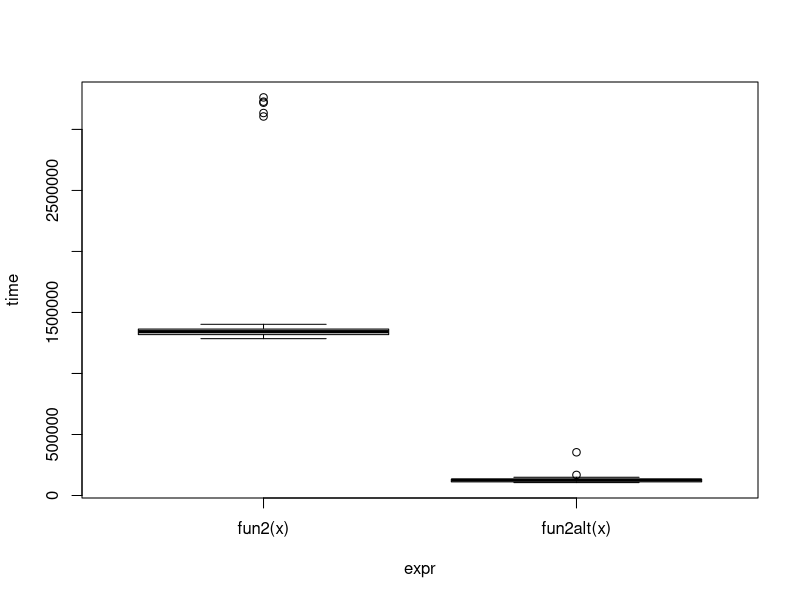

Recreate this plot in R. (Note: this script raises an error after producing the figure.)
## ---- chunk 1
library(microbenchmark)
fun1 <- function(n = 100, k = 4, lambda = 4) {
  x <- NULL
  for (i in 1:n)
    x <- rbind(x, rpois(k, lambda))
  x
}
fun1alt <- function(n = 100, k = 4, lambda = 4) {
 matrix(rpois(n*k,lambda=lambda),ncol = k)
  
}
# Benchmarking
microbenchmark::microbenchmark(
  fun1(),
  fun1alt(), unit= "relative"
)
## ---- chunk 2
# Data Generating Process (10 x 10,000 matrix)
set.seed(1234)
x <- matrix(rnorm(1e4), nrow=10)
# Find each column's max value
fun2 <- function(x) {
  apply(x, 2, max)
}
fun2alt <- function(x) {
  x[cbind(max.col(t(x)),1:ncol(x))]
}

# Benchmarking
ans_benchmark<- microbenchmark::microbenchmark(
  fun2(x),
  fun2alt(x)
)
plot(ans_benchmark)
## ---- chunk 3
library(parallel)

my_boot <- function(dat, stat, R, ncpus = 1L) {

  # Getting the random indices
  n <- nrow(dat)
  idx <- matrix(sample.int(n, n*R, TRUE), nrow=n, ncol=R)
 
  # Making the cluster using `ncpus`
  # STEP 1: GOES HERE
  cl=makePSOCKcluster(ncpus)
  
  # STEP 2: GOES HERE
  clusterExport(cl,varlist=c("idx","dat","stat"), envir = environment())
    # STEP 3: THIS FUNCTION NEEDS TO BE REPLACES WITH parLapply
  ans <- parLapply(cl,seq_len(R), function(i) {
    stat(dat[idx[,i], , drop=FALSE])
  })
  
  # Coercing the list into a matrix
  ans <- do.call(rbind, ans)
  
  # STEP 4: GOES HERE
  
  stopCluster(cl)
  ans
}
## ---- chunk 4
# Bootstrap of an OLS
my_stat <- function(d) coef(lm(y ~ x, data=d))
# DATA SIM
set.seed(1)
n <- 500; R <- 1e4
x <- cbind(rnorm(n)); y <- x*5 + rnorm(n)
# Checking if we get something similar as lm
ans0 <- confint(lm(y~x))
ans1 <- my_boot(dat = data.frame(x, y), my_stat, R = R, ncpus = 2L)
# You should get something like this
t(apply(ans1, 2, quantile, c(.025,.975)))
##                   2.5%      97.5%
## (Intercept) -0.1372435 0.05074397
## x            4.8680977 5.04539763
head(ans1)
##                  2.5 %     97.5 %
## (Intercept) -0.1379033 0.04797344
## x            4.8650100 5.04883353
